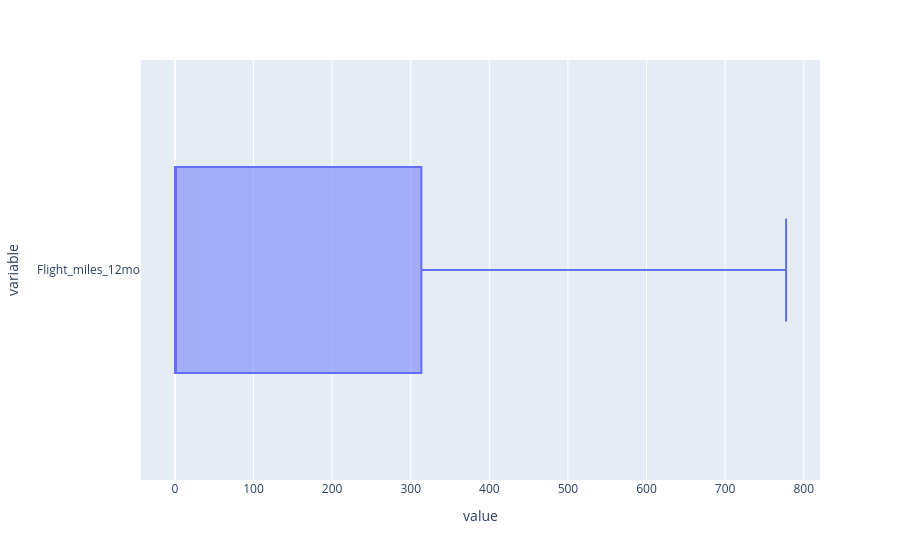

The code cell stored with this chart in its notebook:
### Code cell
pe.box(Airlines['Flight_miles_12mo'], orientation='h')

### Figure 1 — Plotly figure (JSON) as saved in the notebook; plotly's stock layout.template omitted (floating-point values rounded to 4 significant figures; data arrays with more than 128 entries replaced by an {"elided": "..."} marker saying what was removed)
{"data": [{"alignmentgroup": "True", "hovertemplate": "value=%{x}<br>variable=%{y}<extra></extra>", "legendgroup": "", "marker": {"color": "#636efa"}, "name": "", "notched": false, "offsetgroup": "", "orientation": "h", "showlegend": false, "type": "box", "x": {"elided": "3999 float values"}, "x0": " ", "xaxis": "x", "y": {"elided": "3999 str values"}, "y0": " ", "yaxis": "y"}], "layout": {"autosize": true, "boxmode": "group", "legend": {"tracegroupgap": 0}, "margin": {"t": 60}, "xaxis": {"anchor": "y", "autorange": true, "domain": [0, 1], "range": [-43.19, 820.7], "title": {"text": "value"}, "type": "linear"}, "yaxis": {"anchor": "x", "autorange": true, "domain": [0, 1], "range": [-0.5, 0.5], "title": {"text": "variable"}, "type": "category"}}}
